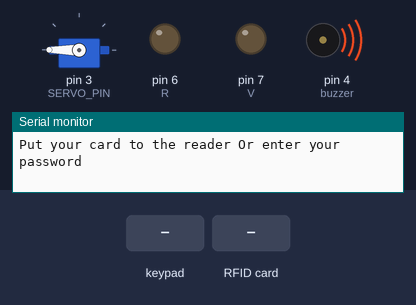
A sketch run on a simulated Arduino Mega 2560, built with avr-gcc and run on an emulated ATmega2560. Parts: servo, output pins drawn as LEDs (lit = HIGH), buzzer (waves = sounding, pin HIGH), the last lines printed to the serial monitor. Dashed ring = blinking. The test bench sets the inputs (shaded band). Pins used as bus, display or sensor lines are not drawn.

Above: at 1.5 s.
1.6 s: keypad keys 1 2 3 A # pressed 0.4 s apart
At 3.6 s:
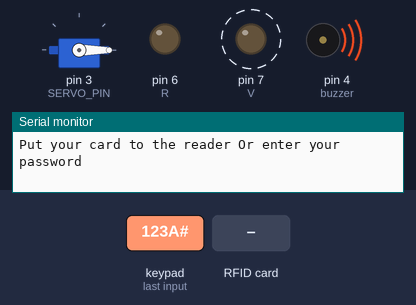
5.2 s: RFID card FA 39 27 28 held to the reader
At 5.7 s:
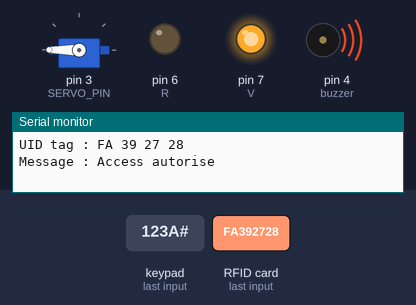
7.3 s: RFID card 5E 7A 19 C4 held to the reader
At 8.0 s:
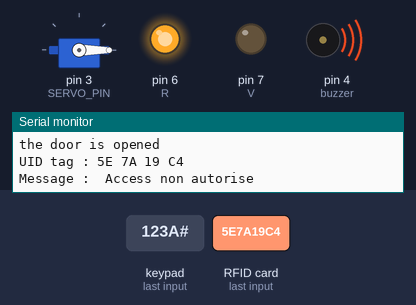
10.0 s: RFID card FA 39 27 28 held to the reader
At 10.4 s:
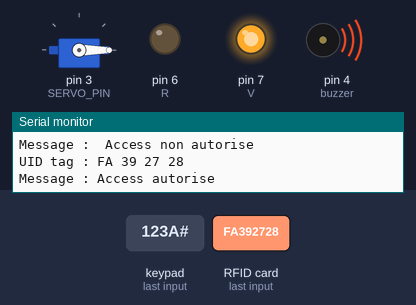
12.1 s: keypad keys 1 2 3 A pressed 0.4 s apart
At 13.32 s:
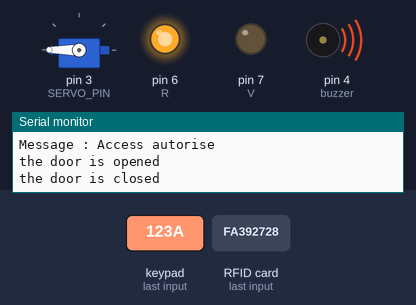
15.2 s: keypad keys 2 1 2 0 1 9 1 8 pressed 0.4 s apart
At 20.1 s:
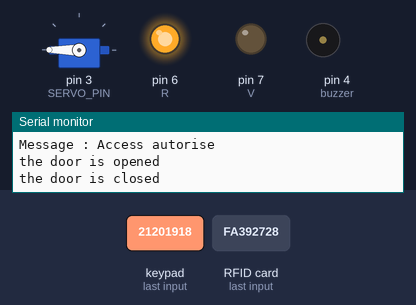
Timing chart, 0 to 23.4 s (numbered marks = the images above; inputs shaded):
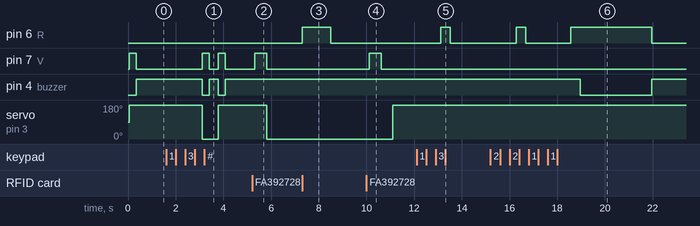

The sketch:

project_coffre_fort.ino
```cpp
#include <SPI.h>
#include <MFRC522.h>
#include <Servo.h>
#include <Keypad.h>

#define SS_PIN 53
#define RST_PIN 50
#define SERVO_PIN 3
#define MAX_ATTEMPTS 3

#define ACCESS_DELAY 2000
#define DENIED_DELAY 1000


Servo myservo;
MFRC522 mfrc522(SS_PIN, RST_PIN);   // Create MFRC522 instance.


 int R=6;
 int V=7;
 int buzzer=4;
 int wrongAttempts=0;
 int rightAttempts=0;
 int wrongpsw=0;
 char tab[3];
//Pad
char* password = "123A"; // change the password here, just pick any 3 numbers
int position = 0;
int error = 0;
const byte ROWS = 4;
const byte COLS = 4;
char keys[ROWS][COLS] = {
{'1','2','3','A'},
{'4','5','6','B'},
{'7','8','9','C'},
{'*','0','#','D'}
};
byte rowPins[ROWS] = { 21, 20, 19, 18 };
byte colPins[COLS] = { 17, 16, 15, 14 };
Keypad keypad = Keypad( makeKeymap(keys), rowPins, colPins, ROWS, COLS );


void setup()
{
  Serial.begin(9600);   // Initiate a serial communication
  SPI.begin();          // Initiate  SPI bus
  mfrc522.PCD_Init();   // Initiate MFRC522
  myservo.attach(SERVO_PIN);
  Serial.println("Put your card to the reader Or enter your password");
  Serial.println();
  pinMode(V,OUTPUT);
  pinMode(R,OUTPUT);
  pinMode(buzzer,OUTPUT);
  LockedPosition(true);

}


void loop() {

  char key = keypad.getKey();
  if( key!=NO_KEY)
  {
   if (key == '*' || key == '#')
   {
      position = 0;
      LockedPosition(true);
   }
   if (key == password[position])
   {
      position ++;
   }

   else
   {
     position++;
     error++;

   }


   if (position == 4 && error == 0)
   {
      LockedPosition(false);
      position = 0;

   }

else if(position == 4 && error != 0){
    IncorrectKey();
    position = 0;
    error=0;
  }
  }
  delay(100);


  digitalWrite(buzzer,HIGH);
  // Look for new cards
  if ( ! mfrc522.PICC_IsNewCardPresent())
  {
    return;
  }
  // Select one of the cards
  if ( ! mfrc522.PICC_ReadCardSerial())
  {
    return;
  }
  //Show UID on serial monitor
  Serial.print("UID tag :");
  String content= "";
  byte letter;
  for (byte i = 0; i < mfrc522.uid.size; i++)
  {
     Serial.print(mfrc522.uid.uidByte[i] < 0x10 ? " 0" : " ");
     Serial.print(mfrc522.uid.uidByte[i], HEX);
     content.concat(String(mfrc522.uid.uidByte[i] < 0x10 ? " 0" : " "));
     content.concat(String(mfrc522.uid.uidByte[i], HEX));
  }
  Serial.println();
  Serial.print("Message : ");
  content.toUpperCase();
  if (content.substring(1) == "FA 39 27 28") //change here the UID of the card
  {
    UnlockDoor();
  }
 else
  {
   LockDoor();

  }

}


//fonctions


void UnlockDoor(){
    rightAttempts++;
    Serial.println("Access autorise");
    digitalWrite(V,HIGH);
    Serial.println();
    delay(500);
    digitalWrite(V,LOW);
    myservo.write( 0 );
    Serial.println("the door is opened");
    delay(500);
    if (rightAttempts % 2==0)
    {
    myservo.write( 180 );
    Serial.println("the door is closed");
    }
  }

//fonction pour fem
  void LockDoor(){

    Serial.println(" Access non autorise");
     wrongAttempts++;
    digitalWrite(R,HIGH);
    for(int i=0;i<MAX_ATTEMPTS;i++)
    {
         digitalWrite(R,HIGH);
         delay(400);
         digitalWrite(R,LOW);
         if (wrongAttempts>= MAX_ATTEMPTS)
         {

            digitalWrite(R,HIGH)  ;
            digitalWrite(buzzer,LOW);//l3aks
            delay(3000);
            digitalWrite(buzzer,HIGH);
            digitalWrite(R,LOW);
            wrongAttempts=0;
         }
    }
    delay(DENIED_DELAY);

  }


void LockedPosition(int locked){
    if (locked)
    {
      // digitalWrite(RedpinLock, HIGH);
       //digitalWrite(GreenpinUnlock, LOW);
      myservo.write(180);
      digitalWrite(V,HIGH);
      digitalWrite(buzzer,LOW);
      delay(300);
      digitalWrite(buzzer,HIGH);
      digitalWrite(V,LOW);

    }
    else
    {

      if(password=="123A"){
      //digitalWrite(RedpinLock, LOW);
      //digitalWrite(GreenpinUnlock, HIGH);
      myservo.write(0);
      digitalWrite(V,HIGH);
      digitalWrite(buzzer,LOW);
      delay(300);
      digitalWrite(buzzer,HIGH);
      digitalWrite(V,LOW);
      }
      else {
        LockDoor();
        IncorrectKey ();       }

    }

 }

void IncorrectKey() {
  wrongpsw++;
  digitalWrite(R, HIGH); // Turn on the red LED
  delay(400);
  if(wrongpsw>=3)
  {
  while(true)
  {

  digitalWrite(buzzer, LOW); // Activate the buzzer
  delay(3000); // Delay for 1 second
  digitalWrite(buzzer, HIGH); // Deactivate the buzzer
  wrongpsw=0;
  break;
  }
  }
  digitalWrite(R, LOW); // Turn off the red LED


}
```

Measured:
- after the input at 1.6 s, pin 7 (V): alternates HIGH for 0.30 s and LOW for 0.38 s, 4 changes in all, then stays LOW, starting after 1.5 s; pin 4 (buzzer): alternates HIGH for 0.38 s and LOW for 0.30 s, 4 changes in all, then stays HIGH, starting after 1.5 s; servo on pin 3 (SERVO_PIN): 180° → 0° after 1.5 s, → 180° 0.68 s later
- after the input at 5.2 s, pin 7 (V): LOW → HIGH after 0.12 s, → LOW 0.50 s later; servo on pin 3 (SERVO_PIN): 180° → 0° after 0.62 s
- after the input at 7.3 s, pin 6 (R): LOW → HIGH at once, → LOW 1.2 s later
- after the input at 10.0 s, pin 7 (V): LOW → HIGH after 0.11 s, → LOW 0.50 s later; servo on pin 3 (SERVO_PIN): 0° → 180° after 1.1 s
- after the input at 12.1 s, pin 6 (R): LOW → HIGH after 1.0 s, → LOW 0.40 s later
- after the input at 15.2 s, pin 6 (R): LOW → HIGH after 1.1 s, → LOW 0.40 s later, → HIGH 1.9 s later, → LOW 3.4 s later; pin 4 (buzzer): HIGH → LOW after 3.8 s, → HIGH 3.0 s later
